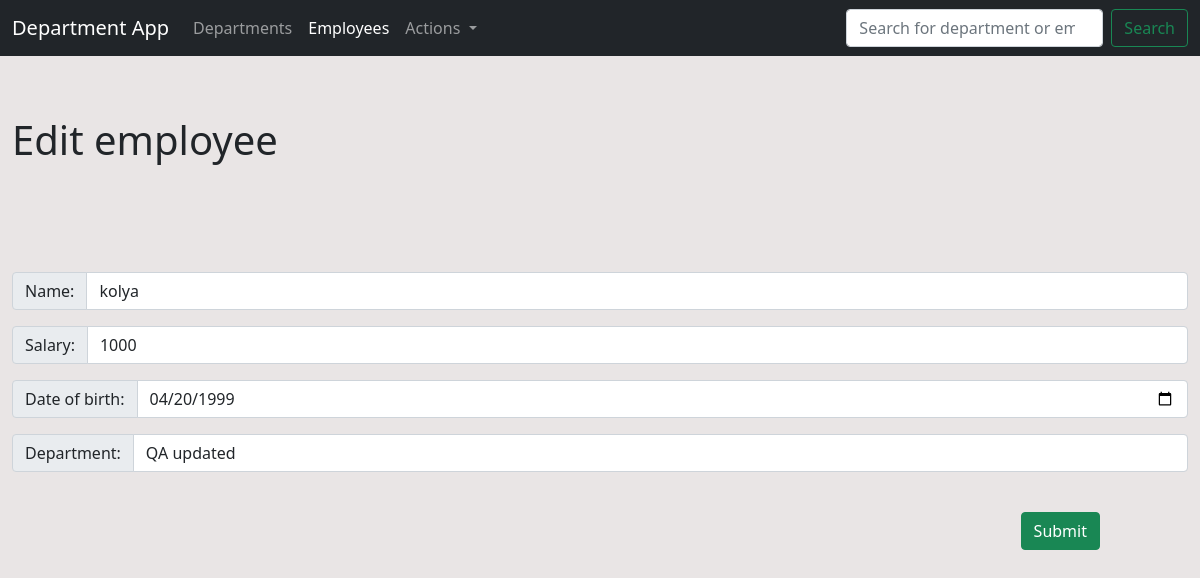
The page /employees/edit/1 on the database as committed earlier.
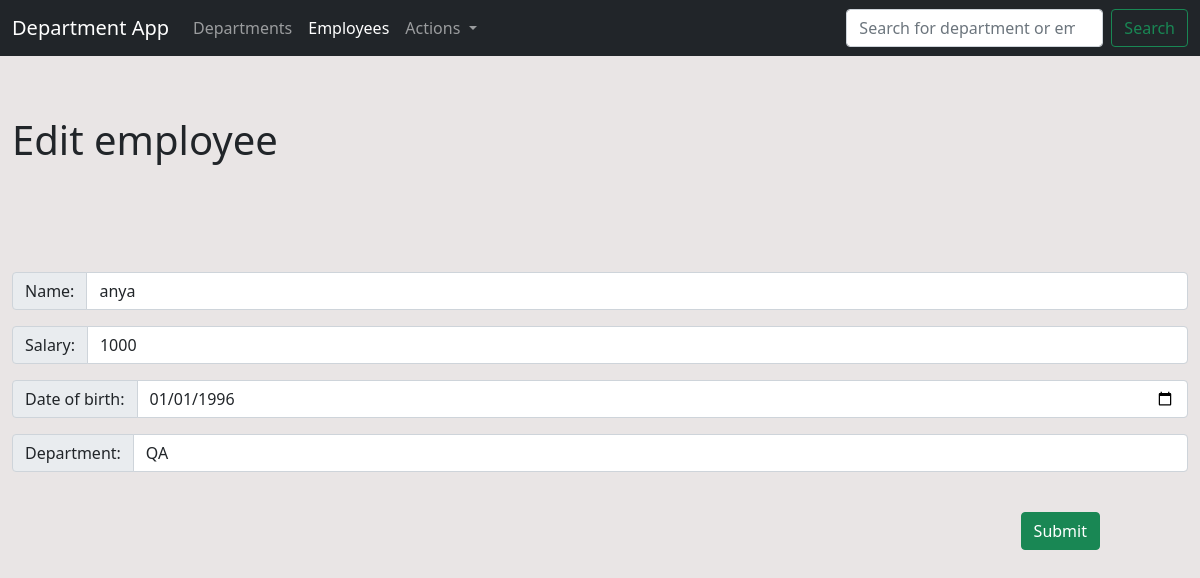
The same page on the database as committed later.
### department_app/models/employee_model.py (models this page shows, shortened)
class Employees(db.Model):
    id = db.Column(db.Integer, primary_key = True)
    emp_name = db.Column(db.String(50), nullable = False)
    emp_db = db.Column(db.String, nullable = False)
    emp_salary = db.Column(db.Integer, nullable = False)
    emp_department = db.Column(db.String(50), nullable = False)

### department_app/views/employees_view.py (the view, shortened to what this page needs)
@app.route("/employees/edit/<emp_id>", methods = ['POST', 'GET'])
def edit_employee(emp_id):
    employee = Employees.query.get_or_404(emp_id)
    default = [[employee.emp_name, employee.emp_salary, employee.emp_db]]
    return render_template('add_employee.html', action = f'/employees/edit/{emp_id}', default = default, all_deps = Departments.query.all(), menu = menu, dropdown = dropdown, title = 'Edit employee')

### department_app/templates/add_employee.html (shortened to what this page needs)
{% extends 'base.html' %}
{% block content %}
    <section>
        <div class="container-xxl">
          <div class="row">
            <div class="col-8">
              <h1>{{ title }}</h1>
            </div>
            <div class="col-4"></div>
          </div>
        </div>
      </section>
      <section>
        <form action = "{{ action }}" method="post">
        <div class="container-xxl">
          {% for data in default %}
            <div class="input-group mb-3">
                <span class="input-group-text" id="inputGroup-sizing-default">Name:</span>
                <input value="{{default[0][0]}}" type="text" name="employee_name" class="form-control" aria-label="Sizing example input" aria-describedby="inputGroup-sizing-default">
            </div>
            <div class="input-group mb-3">
                <span class="input-group-text">Salary:</span>
                <input value="{{default[0][1]}}" type="number" name="employee_salary" class="form-control" min="300" max="10000" step="50">
            </div>
            <div class="input-group mb-3">
                <span class="input-group-text">Date of birth:</span>
                <input value="{{default[0][2]}}" type="date" name="employee_age" max="2023-01-01" min="1935-01-01" value="2000-11-17" class="form-control">
            </div>
          {% endfor %}
            <div class="input-group mb-3">
                <span class="input-group-text" id="inputGroup-sizing-default">Department:</span>
                <select class="form-control" name="employee_department" aria-label="Sizing example input" aria-describedby="inputGroup-sizing-default">
                  {% for data in all_deps %}
                  <option>{{ data.dep_name }}</option>
                  {% endfor %}
                </select>
            </div>
            <br>
            <div >
                <button type="submit" class="btn btn-success">Submit</button>
            </div>
        </div>
      </form>
    </section>
    {% endblock -%}

Rows that differ between the two databases and show on the page:
removed Employees: employee_name "kolya", employee_salary "1000", employee_age "04/20/1999"
added Employees: employee_name "anya", employee_salary "1000", employee_age "01/01/1996"
Other text that changed with them:
form field employee_department: "QA updated" → "QA"
